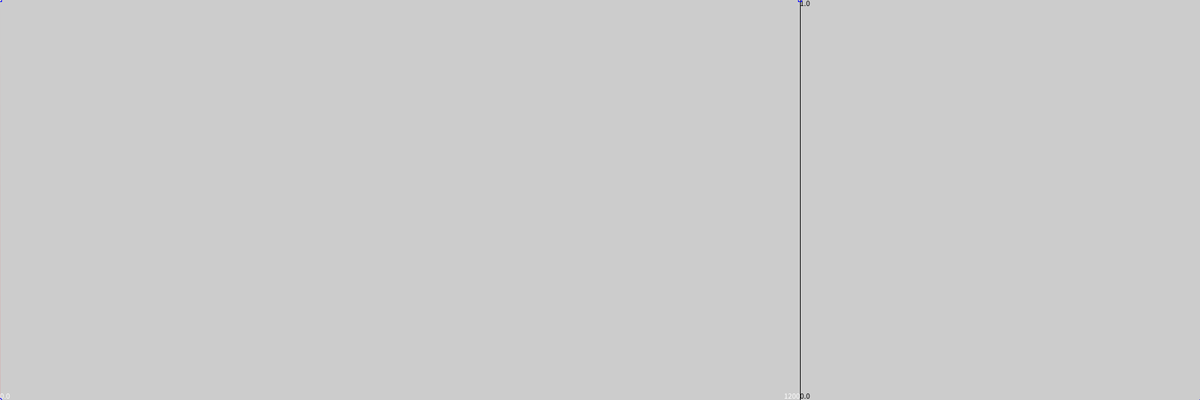
Frame 1 (no input)
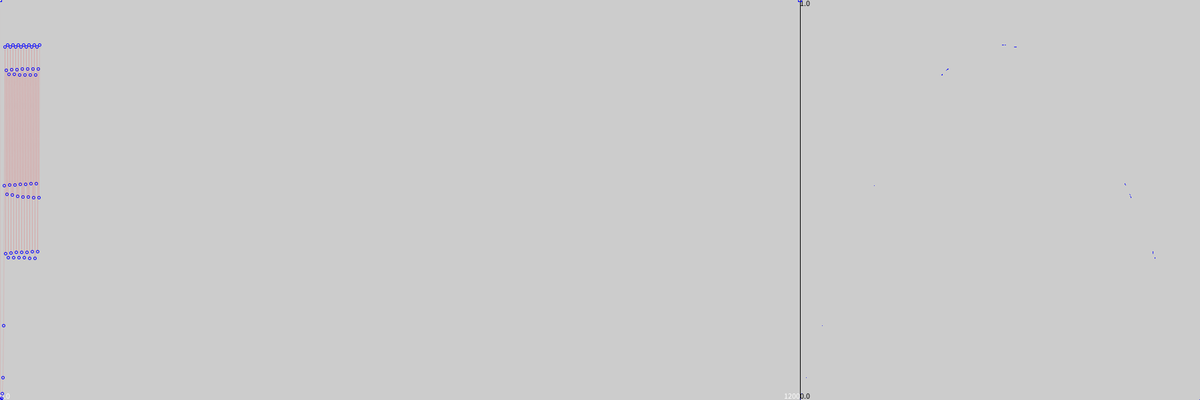
Frame 60 (the mouse pressed at the canvas centre just before this capture)
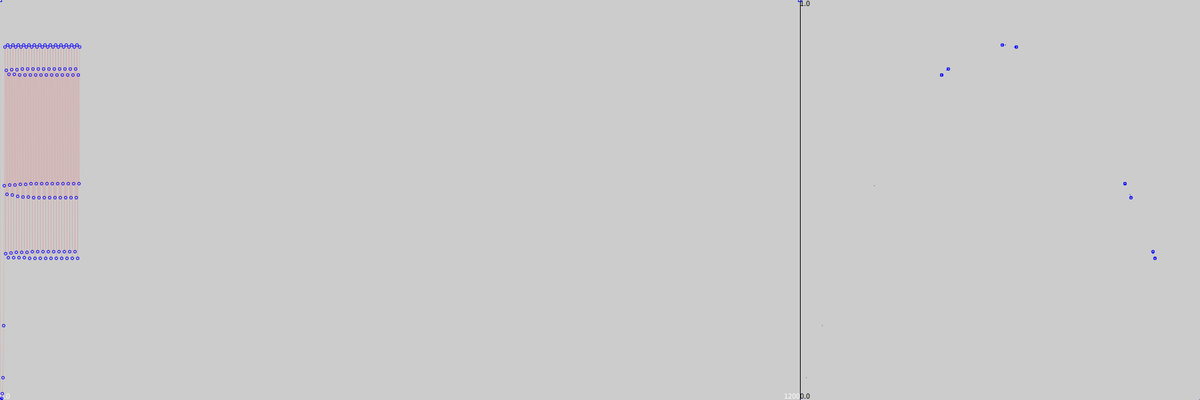
Frame 120 (the mouse held since frame 60 and released just before this capture)

The Processing sketch that drew these frames (run headless with seeded random() and noise(); from frame 60 on, the mouse is pressed at the canvas centre):

// Processing sketch: chaos9
// ── chaos9.pde
//The simplest (almost) chaotic system
//Control parameters
//double R=1.99; //Point attractor
//double R=3.1; //Periodic two-point attractor
//double R=3; //Critical point
//double R=3.5; //4 points (periodic)
double R=3.55; //8 points (periodic)
//double R=3.565; //Still periodic, 14? points.
//double R=3.5699; //???
//double R=3.571; //Just beyond the border of chaos
//double R=3.575; //Chaos
//double R=3.58; //Chaos, 4 clouds
//double R=3.6; //Chaos - attractor, 4 clouds and a pool
//double R=4; //Chaos - only the attractor, no pool due to lack of space

double X=0.9999; //State variable, state of the system
int FM=1000;
int Rozbieg=100;
int WvS=600; //Vertical window size
float G=0;
float B=255;
float Red=255;

double uklad(double x) // Xn --> Xn+1
{
  return R*x*(1-x); //state change implementation
}

void setup()
{
  //R=3+random(1.0); //If we want to do it this way, we can uncomment it.
  size(1800,600);
  frameRate(FM);
  line(2*WvS,0,2*WvS,WvS);
  textAlign(LEFT, BOTTOM);
  text("0.0",0,WvS);
  textAlign(RIGHT, BOTTOM);
  text(WvS*2,WvS*2,WvS);
  fill(0);
  textAlign(LEFT, TOP);
  text("1.0",WvS*2,0);
  textAlign(LEFT, BOTTOM);
  text("0.0",WvS*2,WvS);
  noFill();
  //noSmooth();
  stroke(0,G,B);
  rectMode(CENTER);
  rect(0,scale(X),4.0,4.0);
  rect(2*WvS,scale(X),5,5);
  println("req.FM:",FM," X=",X," R=",R);
}

float scale(double X)
{
  return WvS-(float)X*WvS;
}

int N=0;
void draw()
{
 if(N<2*WvS)
 {
  double Xp=X;
  X=uklad(X);
  //println(N,X);
  stroke(Red,0,0,25);
  line(N-1,scale(Xp),N,scale(X));
  stroke(0,G,B);
  ellipse(N,scale(X),4.0,4.0);
  point(2*WvS+(float)Xp*WvS,scale(X));
  if(N>Rozbieg)
    ellipse(2*WvS+(float)Xp*WvS,scale(X),4.0,4.0);
  N++;
 }
 else
 {
   N=0; 
   X=random(1.0);
   G=random(255);B=random(255);Red=random(255);
   stroke(0,G,B);
   rect(0,scale(X),4.0,4.0);
   rect(2*WvS,scale(X),5,5);
   println("realFM:",frameRate,"\tX=",X);
 }
}
